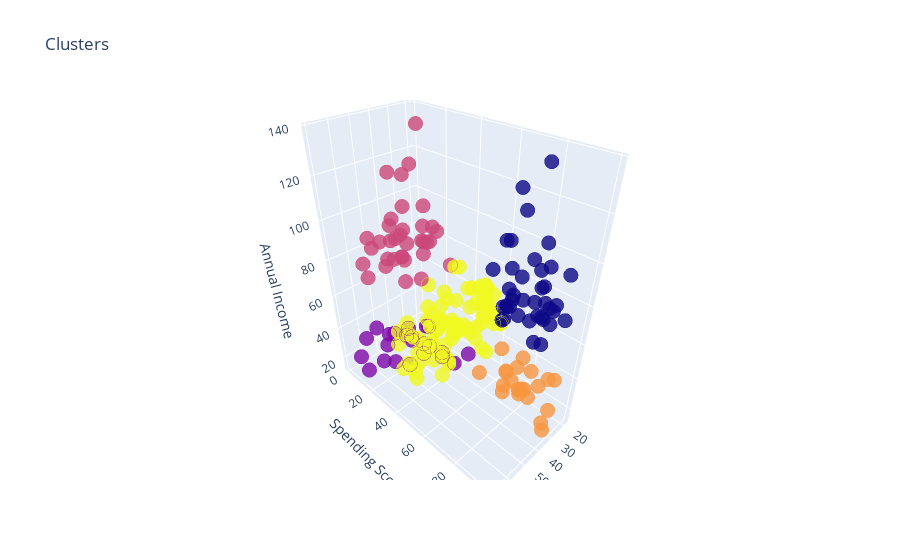

The cell this chart's notebook holds for it:
### Code cell
import plotly.graph_objects as go

# Assign cluster labels to the DataFrame
labels3 = kmeans.labels_
df['label3'] = labels3

# Create the trace with modified marker properties
trace1 = go.Scatter3d(
    x=df['Age'],
    y=df['Spending Score (1-100)'],
    z=df['Annual Income (k$)'],
    mode='markers',
    marker=dict(
        color=df['label3'],
        size=5,  # Decrease the size of the circles
        line=dict(
            color=df['label3'],
            width=0.2  # Decrease the width of the circle borders
        ),
        opacity=0.8
    )
)

data = [trace1]

layout = go.Layout(
    title='Clusters',
    scene=dict(
        xaxis=dict(title='Age'),
        yaxis=dict(title='Spending Score'),
        zaxis=dict(title='Annual Income')
    )
)

fig = go.Figure(data=data, layout=layout)
fig.show()

### Figure 1 — Plotly figure (JSON) as saved in the notebook; plotly's stock layout.template omitted (floating-point values rounded to 4 significant figures; data arrays with more than 128 entries replaced by an {"elided": "..."} marker saying what was removed)
{"data": [{"marker": {"color": {"elided": "200 int values"}, "line": {"color": {"elided": "200 int values"}, "width": 0.2}, "opacity": 0.8, "size": 5}, "mode": "markers", "type": "scatter3d", "x": {"elided": "200 int values"}, "y": {"elided": "200 int values"}, "z": {"elided": "200 int values"}}], "layout": {"scene": {"xaxis": {"title": {"text": "Age"}}, "yaxis": {"title": {"text": "Spending Score"}}, "zaxis": {"title": {"text": "Annual Income"}}}, "title": {"text": "Clusters"}}}
